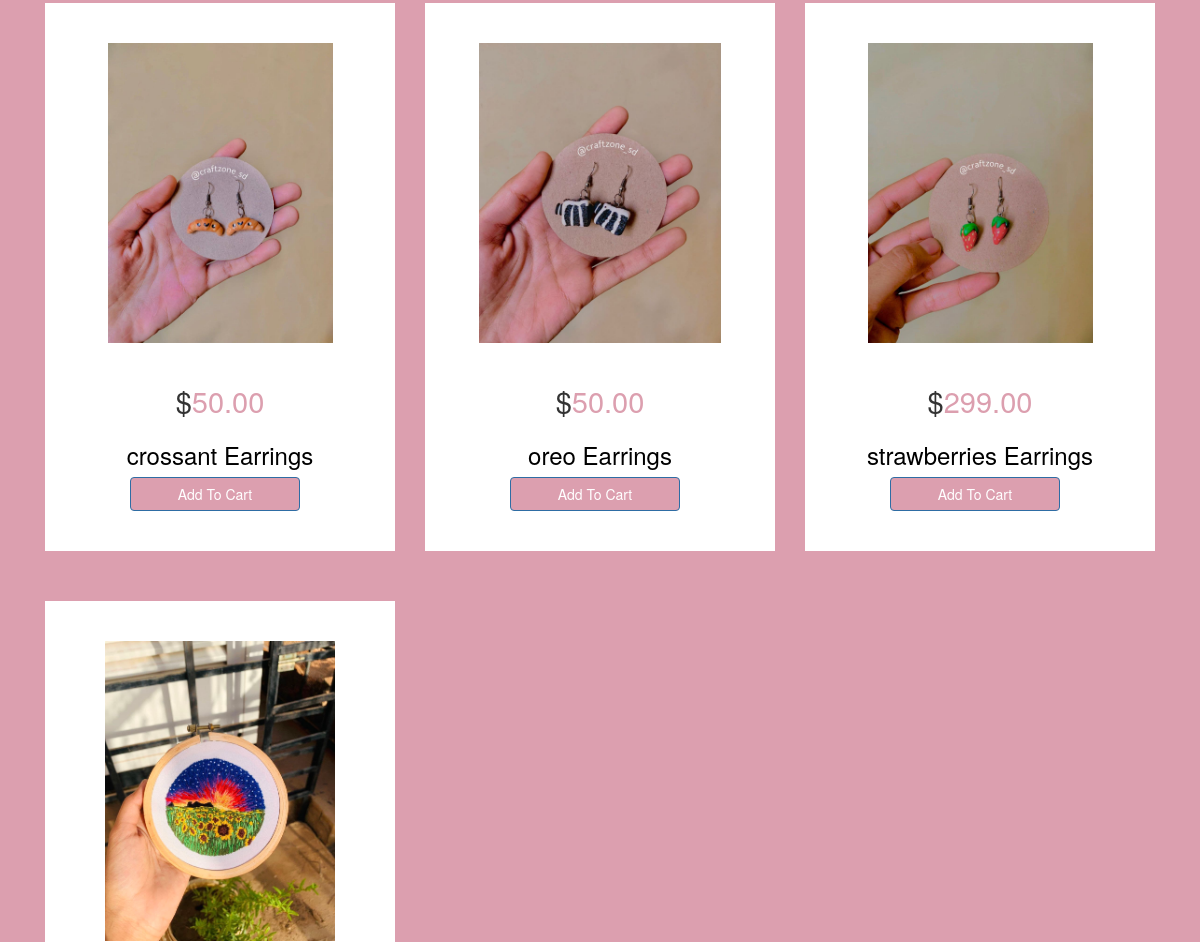
The page /clients.html (middle part) on the database as committed earlier.
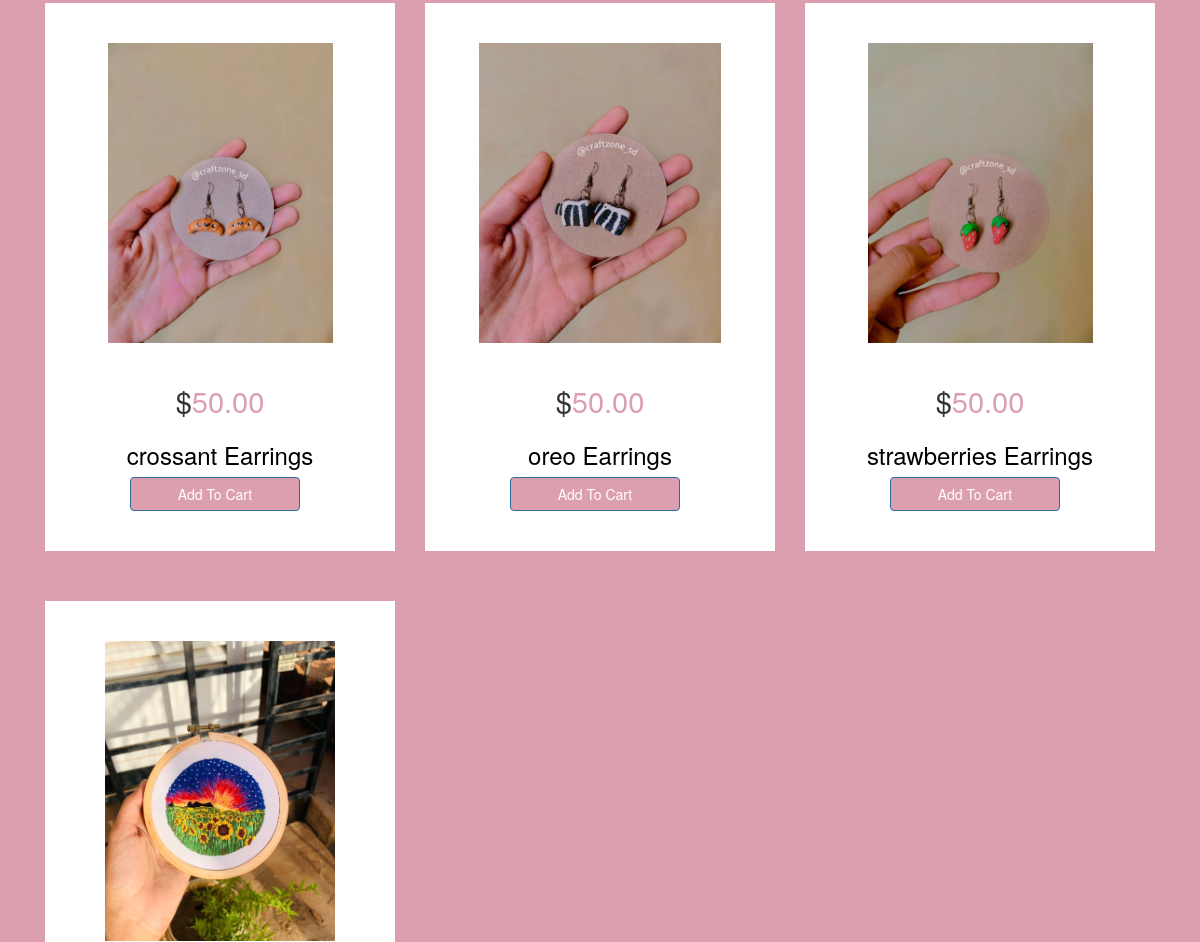
The same page on the database as committed later.
### craftapp/models.py (models this page shows, shortened)
class Product(models.Model):
	name = models.CharField(max_length=200, null=True)
	price = models.FloatField()
	image = models.ImageField(null=True, blank=True)
	categorie = models.CharField(max_length=200, null=True)
	@property
	def imageURL(self):
		try:
			url = self.image.url
		except:
			url = ''
		return url

### craftapp/views.py (the view)
# urls.py: path('clients.html', views.clients, name="clients"),
def clients(request):
	data = cartData(request)
	cartItems = data['cartItems']
	products = Product.objects.all()
	context= {'products' :products, 'cartItems' : cartItems ,   }
	return render(request, 'clients.html', context)

### craftapp/utils.py (called while the page is built, shortened)
def cookiCart(request):
    try:
        cart = json.loads(request.COOKIES['cart'])
    except:
        cart = {}
    items = []
    order = {'get_cart_total' :0 , 'get_cart_items' : 0}
    cartItems = order['get_cart_items']
    return {'cartItems' : cartItems , 'order' : order, 'items' : items}

def cartData(request):
    if request.user.is_authenticated:
        customer = request.user.customer
        order, created = Order.objects.get_or_create(customer=customer, complete=False)
        items = order.orderitem_set.all()
        cartItems = order.get_cart_items
    else:
        cookiData = cookiCart(request)
        cartItems = cookiData['cartItems']
        order = cookiData['order']
        items = cookiData['items']
    return {'cartItems' : cartItems , 'order' : order, 'items' : items}

### craftapp/templates/clients.html (shortened to what this page needs)
{% extends 'main.html' %}
{% load static %}
{% block content %}
      <div class="clothes_main section  featured spad ">
         <div class="container">
            <div class="row featured__filter">
               {% for product in products %}
                  <div id="items" class="col-xl-4 col-lg-4 col-md-6 col-sm-12 mix {{ product.categorie }} ">
                     <div class="sport_product featured__item">
                        <figure><img src="{{ product.imageURL }}" alt="img"/></figure>
                       <h3> $<strong class="price_text">{{ product.price|floatformat:2 }}</strong></h3>
                        <h4>{{ product.name }}</h4>
                        <button class="btn btn-md btn-primary update-cart " data-product = {{product.id}} data-action = "add"> Add To Cart </button>
                     </div>
                  </div>
               {% endfor %}
            </div>
         </div>
      </div>
{% endblock content %}

Rows that differ between the two databases and show on the page:
changed Product "strawberries Earrings": price "299.00" → "50.00"
